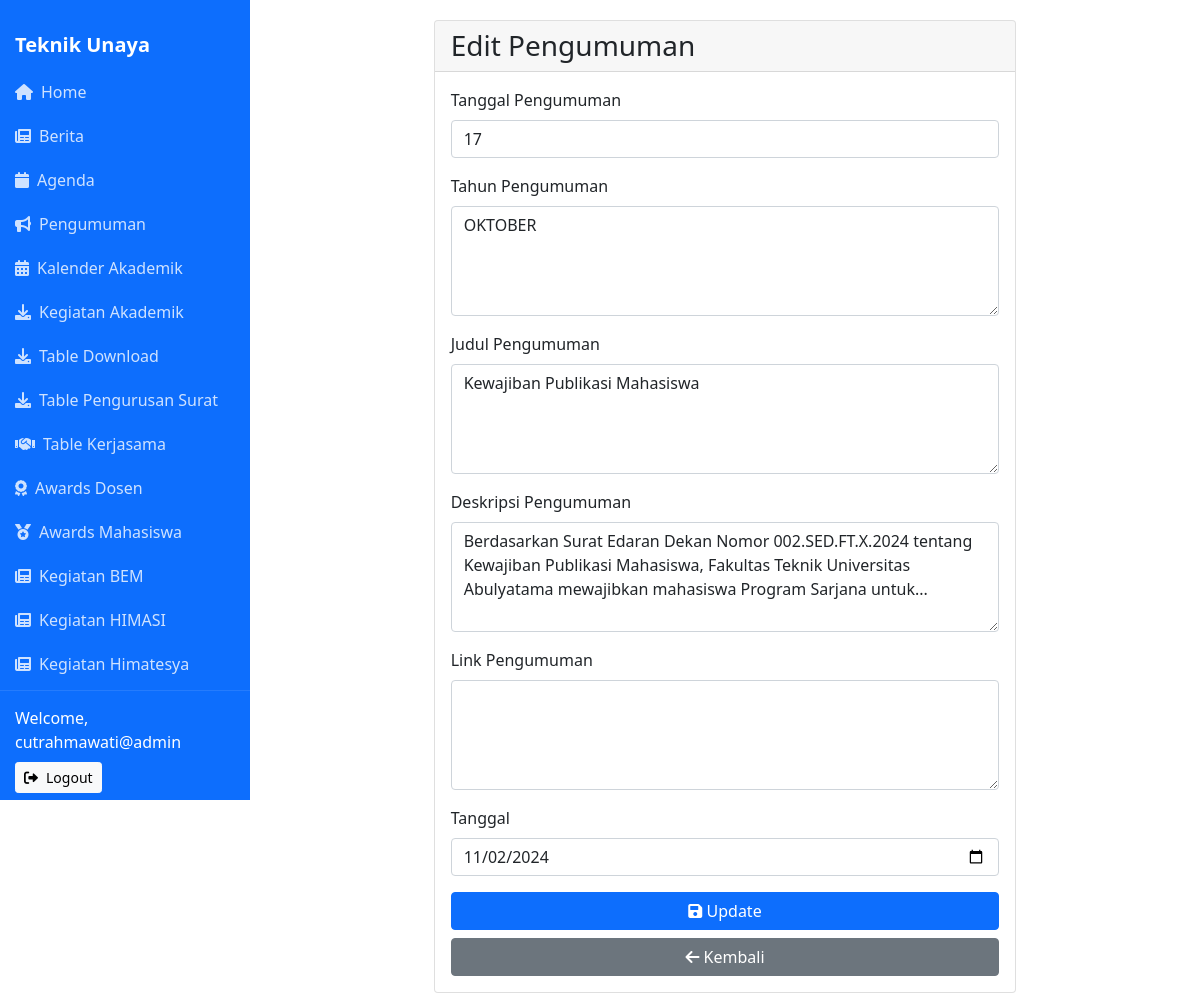
Page /admin/edit_pengumuman.php?id_pengumuman=5 (signed in) on the committed database.
### tables this page shows
CREATE TABLE `pengumuman` (
  `id_pengumuman` int(11) NOT NULL,
  `tanggal_pengumuman` int(40) NOT NULL,
  `bulan_pengumuman` varchar(225) NOT NULL,
  `judul_pengumuman` varchar(255) NOT NULL,
  `desc_pengumuman` varchar(255) NOT NULL,
  `date` date NOT NULL
);

### admin/edit_pengumuman.php (the view, shortened to what this page needs)
<?php
include '../db.php';
include 'header.php';
if (isset($_GET['id_pengumuman'])) {
    $id = $_GET['id_pengumuman'];
    $result = $conn->query("SELECT * FROM pengumuman WHERE id_pengumuman=$id");
    $row = $result->fetch_assoc();
}
?>
<div class="container">
    <div class="row justify-content-center">
        <div class="col-md-8">
            <div class="card">
                <div class="card-header">
                    <h3 class="card-title mb-0">Edit Pengumuman</h3>
                </div>
                <div class="card-body">
                    <form action="edit_pengumuman.php" method="post" enctype="multipart/form-data">
                        <div class="mb-3">
                            <label class="form-label">Tanggal Pengumuman</label>
                            <input type="number" name="tanggal_pengumuman" class="form-control" value="<?php echo $row['tanggal_pengumuman']; ?>" required>
                        </div>
                        <div class="mb-3">
                            <label class="form-label">Tahun Pengumuman</label>
                            <textarea name="bulan_pengumuman" class="form-control" rows="4" required><?php echo $row['bulan_pengumuman']; ?></textarea>
                        </div>
                        <div class="mb-3">
                            <label class="form-label">Judul Pengumuman</label>
                            <textarea name="judul_pengumuman" class="form-control" rows="4" required><?php echo $row['judul_pengumuman']; ?></textarea>
                        </div>
                        <div class="mb-3">
                            <label class="form-label">Deskripsi Pengumuman</label>
                            <textarea name="desc_pengumuman" class="form-control" rows="4" required><?php echo $row['desc_pengumuman']; ?></textarea>
                        </div>
                        <div class="mb-3">
                            <label class="form-label">Link Pengumuman</label>
                            <textarea name="link" class="form-control" rows="4" required><?php echo $row['link']; ?></textarea>
                        </div>
                        <div class="mb-3">
                            <label class="form-label">Tanggal</label>
                            <input type="date" name="date" class="form-control" value="<?php echo $row['date']; ?>" required>
                        </div>
                        <div class="d-grid gap-2">
                            <button type="submit" class="btn btn-primary">
                                <i class="fas fa-save"></i> Update
                            </button>
                            <a href="view_pengumuman.php" class="btn btn-secondary">
                                <i class="fas fa-arrow-left"></i> Kembali
                            </a>
                        </div>
                    </form>
                </div>
            </div>
        </div>
    </div>
</div>

### rows in the picture
pengumuman: tanggal_pengumuman "17", bulan_pengumuman "OKTOBER", judul_pengumuman "Kewajiban Publikasi Mahasiswa", desc_pengumuman "Berdasarkan Surat Edaran Dekan Nomor 002.SED.FT.X.2024 tentang Kewajiban Publikasi Mahasiswa, Fakultas Teknik Universitas Abulyatama mewajibkan mahasiswa Program Sarjana untuk...", date "11/02/2024"

### other values in the picture
$_SESSION['admin_username'] "cutrahmawati@admin"
